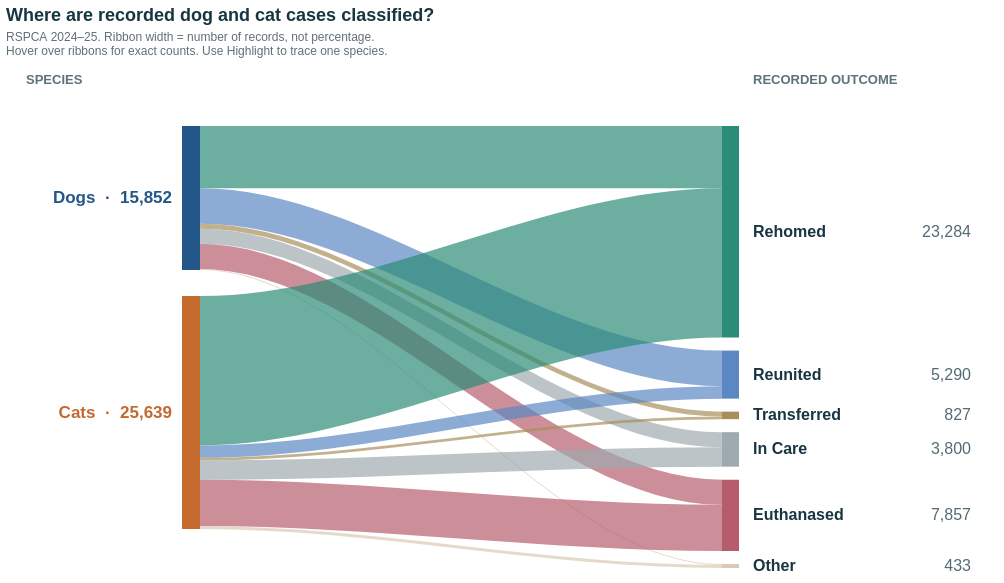

This figure's Vega-Lite source:
### Vega specification from a JSON file in a GitHub repository (floating-point values rounded to 4 significant figures)
{"$schema": "https://vega.github.io/schema/vega/v5.json", "description": "Proportional Sankey from animal species to RSPCA 2024–25 recorded outcome classifications; In Care is not a final disposition.", "width": 990, "height": 505, "padding": {"left": 6, "right": 8, "top": 7, "bottom": 8}, "background": "#ffffff", "title": {"text": "Where are recorded dog and cat cases classified?", "subtitle": ["RSPCA 2024–25. Ribbon width = number of records, not percentage.", "Hover over ribbons for exact counts. Use Highlight to trace one species."], "anchor": "start", "font": "Helvetica, Arial, sans-serif", "fontSize": 18, "fontWeight": "bold", "color": "#173642", "subtitleFont": "Helvetica, Arial, sans-serif", "subtitleFontSize": 12, "subtitleColor": "#607077", "subtitlePadding": 7, "offset": 12}, "signals": [{"name": "focusSpecies", "value": "All", "bind": {"input": "select", "options": ["All", "Dog", "Cat"], "labels": ["Both species", "Dogs", "Cats"], "name": "Highlight: "}}], "data": [{"name": "flows", "values": [{"source": "Dog", "target": "Rehomed", "count": 6839, "path": "M 194,57.000 C 366,57.000 538,57.000 716,57.000 L 716,119.141 C 538,119.141 366,119.141 194,119.141 Z", "share": 0.4314, "color": "#2B8C78"}, {"source": "Dog", "target": "Reunited", "count": 3930, "path": "M 194,119.141 C 366,119.141 538,281.566 716,281.566 L 716,317.275 C 538,317.275 366,154.850 194,154.850 Z", "share": 0.2479, "color": "#5B87C2"}, {"source": "Dog", "target": "Transferred", "count": 529, "path": "M 194,154.850 C 366,154.850 538,342.632 716,342.632 L 716,347.439 C 538,347.439 366,159.657 194,159.657 Z", "share": 0.03337, "color": "#A88E5A"}, {"source": "Dog", "target": "In Care", "count": 1672, "path": "M 194,159.657 C 366,159.657 538,363.147 716,363.147 L 716,378.339 C 538,378.339 366,174.849 194,174.849 Z", "share": 0.1055, "color": "#9FAAAE"}, {"source": "Dog", "target": "Euthanased", "count": 2768, "path": "M 194,174.849 C 366,174.849 538,410.675 716,410.675 L 716,435.825 C 538,435.825 366,200.000 194,200.000 Z", "share": 0.1746, "color": "#B65C6A"}, {"source": "Dog", "target": "Other", "count": 114, "path": "M 194,200.000 C 366,200.000 538,495.066 716,495.066 L 716,496.101 C 538,496.101 366,201.036 194,201.036 Z", "share": 0.007192, "color": "#D9C8B2"}, {"source": "Cat", "target": "Rehomed", "count": 16445, "path": "M 194,227.036 C 366,227.036 538,119.141 716,119.141 L 716,268.566 C 538,268.566 366,376.460 194,376.460 Z", "share": 0.6414, "color": "#2B8C78"}, {"source": "Cat", "target": "Reunited", "count": 1360, "path": "M 194,376.460 C 366,376.460 538,317.275 716,317.275 L 716,329.632 C 538,329.632 366,388.818 194,388.818 Z", "share": 0.05304, "color": "#5B87C2"}, {"source": "Cat", "target": "Transferred", "count": 298, "path": "M 194,388.818 C 366,388.818 538,347.439 716,347.439 L 716,350.147 C 538,350.147 366,391.526 194,391.526 Z", "share": 0.01162, "color": "#A88E5A"}, {"source": "Cat", "target": "In Care", "count": 2128, "path": "M 194,391.526 C 366,391.526 538,378.339 716,378.339 L 716,397.675 C 538,397.675 366,410.861 194,410.861 Z", "share": 0.083, "color": "#9FAAAE"}, {"source": "Cat", "target": "Euthanased", "count": 5089, "path": "M 194,410.861 C 366,410.861 538,435.825 716,435.825 L 716,482.066 C 538,482.066 366,457.101 194,457.101 Z", "share": 0.1985, "color": "#B65C6A"}, {"source": "Cat", "target": "Other", "count": 319, "path": "M 194,457.101 C 366,457.101 538,496.101 716,496.101 L 716,499.000 C 538,499.000 366,460.000 194,460.000 Z", "share": 0.01244, "color": "#D9C8B2"}]}, {"name": "sources", "values": [{"name": "Dog", "label": "Dogs  ·  15,852", "count": 15852, "y0": 57, "y1": 201.0, "mid": 129.0, "color": "#235789"}, {"name": "Cat", "label": "Cats  ·  25,639", "count": 25639, "y0": 227.0, "y1": 460, "mid": 343.5, "color": "#C46A2D"}]}, {"name": "targets", "values": [{"name": "Rehomed", "label": "Rehomed", "value": "23,284", "count": 23284, "y0": 57, "y1": 268.6, "mid": 162.8, "color": "#2B8C78"}, {"name": "Reunited", "label": "Reunited", "value": "5,290", "count": 5290, "y0": 281.6, "y1": 329.6, "mid": 305.6, "color": "#5B87C2"}, {"name": "Transferred", "label": "Transferred", "value": "827", "count": 827, "y0": 342.6, "y1": 350.1, "mid": 346.4, "color": "#A88E5A"}, {"name": "In Care", "label": "In Care", "value": "3,800", "count": 3800, "y0": 363.1, "y1": 397.7, "mid": 380.4, "color": "#9FAAAE"}, {"name": "Euthanased", "label": "Euthanased", "value": "7,857", "count": 7857, "y0": 410.7, "y1": 482.1, "mid": 446.4, "color": "#B65C6A"}, {"name": "Other", "label": "Other", "value": "433", "count": 433, "y0": 495.1, "y1": 499, "mid": 497.0, "color": "#D9C8B2"}]}], "marks": [{"type": "path", "name": "outcomeRibbons", "from": {"data": "flows"}, "encode": {"enter": {"path": {"field": "path"}, "fill": {"field": "color"}, "tooltip": {"signal": "datum.source + ' → ' + datum.target + ': ' + format(datum.count, ',') + ' records (' + format(datum.share, '.1%') + ' of that species)'"}}, "update": {"fillOpacity": {"signal": "focusSpecies === 'All' || datum.source === focusSpecies ? 0.69 : 0.055"}}}}, {"type": "rect", "name": "speciesNodes", "from": {"data": "sources"}, "encode": {"enter": {"x": {"value": 176}, "x2": {"value": 194}, "y": {"field": "y0"}, "y2": {"field": "y1"}, "fill": {"field": "color"}, "tooltip": {"signal": "datum.name + ': ' + format(datum.count, ',') + ' recorded outcomes'"}}, "update": {"fillOpacity": {"signal": "focusSpecies === 'All' || datum.name === focusSpecies ? 1 : 0.25"}}}}, {"type": "rect", "name": "outcomeNodes", "from": {"data": "targets"}, "encode": {"enter": {"x": {"value": 716}, "x2": {"value": 733}, "y": {"field": "y0"}, "y2": {"field": "y1"}, "fill": {"field": "color"}, "tooltip": {"signal": "datum.name + ': ' + format(datum.count, ',') + ' records across both species'"}}}}, {"type": "text", "name": "sourceLabels", "from": {"data": "sources"}, "encode": {"enter": {"x": {"value": 166}, "y": {"field": "mid"}, "align": {"value": "right"}, "baseline": {"value": "middle"}, "text": {"field": "label"}, "font": {"value": "Helvetica, Arial, sans-serif"}, "fontSize": {"value": 17}, "fontWeight": {"value": "bold"}, "fill": {"field": "color"}}}}, {"type": "text", "name": "outcomeLabels", "from": {"data": "targets"}, "encode": {"enter": {"x": {"value": 747}, "y": {"field": "mid"}, "align": {"value": "left"}, "baseline": {"value": "middle"}, "text": {"field": "label"}, "font": {"value": "Helvetica, Arial, sans-serif"}, "fontSize": {"value": 16}, "fontWeight": {"value": "bold"}, "fill": {"value": "#173642"}}}}, {"type": "text", "name": "outcomeCounts", "from": {"data": "targets"}, "encode": {"enter": {"x": {"value": 965}, "y": {"field": "mid"}, "align": {"value": "right"}, "baseline": {"value": "middle"}, "text": {"field": "value"}, "font": {"value": "Helvetica, Arial, sans-serif"}, "fontSize": {"value": 16}, "fill": {"value": "#536b73"}}}}, {"type": "text", "name": "leftColumnHeader", "encode": {"enter": {"x": {"value": 20}, "y": {"value": 15}, "text": {"value": "SPECIES"}, "font": {"value": "Helvetica, Arial, sans-serif"}, "fontSize": {"value": 13}, "fontWeight": {"value": "bold"}, "fill": {"value": "#5d7279"}}}}, {"type": "text", "name": "rightColumnHeader", "encode": {"enter": {"x": {"value": 747}, "y": {"value": 15}, "text": {"value": "RECORDED OUTCOME"}, "font": {"value": "Helvetica, Arial, sans-serif"}, "fontSize": {"value": 13}, "fontWeight": {"value": "bold"}, "fill": {"value": "#5d7279"}}}}], "config": {"text": {"font": "Helvetica, Arial, sans-serif"}}}
